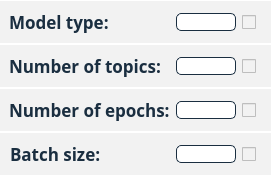
                        <widget class="QWidget" name="tab_settings_avitm_3">
                         <property name="styleSheet">
                          <string notr="true">background:white;
</string>
                         </property>
                         <attribute name="title">
                          <string>Settings</string>
                         </attribute>
                         <layout class="QVBoxLayout" name="verticalLayout_62">
                          <property name="spacing">
                           <number>0</number>
                          </property>
                          <property name="leftMargin">
                           <number>0</number>
                          </property>
                          <property name="topMargin">
                           <number>0</number>
                          </property>
                          <property name="rightMargin">
                           <number>0</number>
                          </property>
                          <property name="bottomMargin">
                           <number>0</number>
                          </property>
                          <item>
                           <widget class="QFrame" name="frame_buttons_settings_avitm_3">
                            <property name="styleSheet">
                             <string notr="true">background-color: #F2F2F2;</string>
                            </property>
                            <property name="frameShape">
                             <enum>QFrame::NoFrame</enum>
                            </property>
                            <property name="frameShadow">
                             <enum>QFrame::Plain</enum>
                            </property>
                            <layout class="QHBoxLayout" name="horizontalLayout_86">
                             <property name="spacing">
                              <number>0</number>
                             </property>
                             <property name="leftMargin">
                              <number>0</number>
                             </property>
                             <property name="topMargin">
                              <number>0</number>
                             </property>
                             <property name="rightMargin">
                              <number>0</number>
                             </property>
                             <property name="bottomMargin">
                              <number>0</number>
                             </property>
                             <item>
                              <layout class="QVBoxLayout" name="layout_left_settings_avitm_5">
                               <property name="spacing">
                                <number>0</number>
                               </property>
                               <item>
                                <widget class="QFrame" name="frame_alpha_7">
                                 <property name="styleSheet">
                                  <string notr="true">border-bottom: 0.5px solid #FFFFFF;
border-right: 0.5px solid #FFFFFF;
border-top: 1px solid #FFFFFF;
</string>
                                 </property>
                                 <property name="frameShape">
                                  <enum>QFrame::NoFrame</enum>
                                 </property>
                                 <property name="frameShadow">
                                  <enum>QFrame::Plain</enum>
                                 </property>
                                 <layout class="QHBoxLayout" name="horizontalLayout_87">
                                  <item>
                                   <widget class="QLabel" name="label_alpha_7">
                                    <property name="sizePolicy">
                                     <sizepolicy hsizetype="Minimum" vsizetype="Preferred">
                                      <horstretch>0</horstretch>
                                      <verstretch>0</verstretch>
                                     </sizepolicy>
                                    </property>
                                    <property name="maximumSize">
                                     <size>
                                      <width>16777215</width>
                                      <height>16777215</height>
                                     </size>
                                    </property>
                                    <property name="font">
                                     <font>
                                      <family>Avenir</family>
                                      <pointsize>13</pointsize>
                                      <weight>75</weight>
                                      <italic>false</italic>
                                      <bold>true</bold>
                                     </font>
                                    </property>
                                    <property name="toolTip">
                                     <string>&lt;html&gt;&lt;head/&gt;&lt;body&gt;&lt;p&gt;&lt;span style=&quot; font-weight:400;&quot;&gt;The weight of each topic.&lt;/span&gt;&lt;/p&gt;&lt;/body&gt;&lt;/html&gt;</string>
                                    </property>
                                    <property name="styleSheet">
                                     <string notr="true">font: 87 13pt &quot;Avenir&quot;;
color:#1A2E40;
font-weight: bold;
border:None;</string>
                                    </property>
                                    <property name="text">
                                     <string>Model type:</string>
                                    </property>
                                   </widget>
                                  </item>
                                  <item>
                                   <widget class="QLineEdit" name="lineEdit_alpha_7">
                                    <property name="sizePolicy">
                                     <sizepolicy hsizetype="Minimum" vsizetype="Fixed">
                                      <horstretch>0</horstretch>
                                      <verstretch>0</verstretch>
                                     </sizepolicy>
                                    </property>
                                    <property name="minimumSize">
                                     <size>
                                      <width>0</width>
                                      <height>0</height>
                                     </size>
                                    </property>
                                    <property name="maximumSize">
                                     <size>
                                      <width>60</width>
                                      <height>16777215</height>
                                     </size>
                                    </property>
                                    <property name="styleSheet">
                                     <string notr="true">QLineEdit {	
	background-color: #FFFFFF;
	font: 87 italic 12pt &quot;Avenir&quot;;
	border-radius: 5px;
	border: 1px solid #1A2E40;
	color:black;
}</string>
                                    </property>
                                   </widget>
                                  </item>
                                  <item>
                                   <widget class="QCheckBox" name="checkBox_alpha_7">
                                    <property name="sizePolicy">
                                     <sizepolicy hsizetype="Fixed" vsizetype="Fixed">
                                      <horstretch>0</horstretch>
                                      <verstretch>0</verstretch>
                                     </sizepolicy>
                                    </property>
                                    <property name="styleSheet">
                                     <string notr="true">border:0px;</string>
                                    </property>
                                    <property name="text">
                                     <string/>
                                    </property>
                                   </widget>
                                  </item>
                                 </layout>
                                </widget>
                               </item>
                               <item>
                                <widget class="QFrame" name="frame_lda_nr_topics_7">
                                 <property name="styleSheet">
                                  <string notr="true">border-bottom: 0.5px solid #FFFFFF;
border-right: 0.5px solid #FFFFFF;
border-top: 0.5px solid #FFFFFF;
</string>
                                 </property>
                                 <property name="frameShape">
                                  <enum>QFrame::NoFrame</enum>
                                 </property>
                                 <property name="frameShadow">
                                  <enum>QFrame::Plain</enum>
                                 </property>
                                 <layout class="QHBoxLayout" name="horizontalLayout_88">
                                  <item>
                                   <widget class="QLabel" name="label_lda_nr_topics_7">
                                    <property name="sizePolicy">
                                     <sizepolicy hsizetype="Minimum" vsizetype="Preferred">
                                      <horstretch>0</horstretch>
                                      <verstretch>0</verstretch>
                                     </sizepolicy>
                                    </property>
                                    <property name="maximumSize">
                                     <size>
                                      <width>16777215</width>
                                      <height>16777215</height>
                                     </size>
                                    </property>
                                    <property name="font">
                                     <font>
                                      <family>Avenir</family>
                                      <pointsize>13</pointsize>
                                      <weight>75</weight>
                                      <italic>false</italic>
                                      <bold>true</bold>
                                     </font>
                                    </property>
                                    <property name="toolTip">
                                     <string>&lt;html&gt;&lt;head/&gt;&lt;body&gt;&lt;p&gt;&lt;span style=&quot; font-weight:400;&quot;&gt;The weight of each word in the vocabulary.&lt;/span&gt;&lt;/p&gt;&lt;/body&gt;&lt;/html&gt;</string>
                                    </property>
                                    <property name="styleSheet">
                                     <string notr="true">font: 87 13pt &quot;Avenir&quot;;
color:#1A2E40;
font-weight: bold;
border:None;</string>
                                    </property>
                                    <property name="text">
                                     <string>Number of topics:</string>
                                    </property>
                                   </widget>
                                  </item>
                                  <item>
                                   <widget class="QLineEdit" name="lineEdit_lda_nr_topics_7">
                                    <property name="sizePolicy">
                                     <sizepolicy hsizetype="Minimum" vsizetype="Fixed">
                                      <horstretch>0</horstretch>
                                      <verstretch>0</verstretch>
                                     </sizepolicy>
                                    </property>
                                    <property name="minimumSize">
                                     <size>
                                      <width>0</width>
                                      <height>0</height>
                                     </size>
                                    </property>
                                    <property name="maximumSize">
                                     <size>
                                      <width>60</width>
                                      <height>16777215</height>
                                     </size>
                                    </property>
                                    <property name="styleSheet">
                                     <string notr="true">QLineEdit {	
	background-color: #FFFFFF;
	font: 87 italic 12pt &quot;Avenir&quot;;
	border-radius: 5px;
	border: 1px solid #1A2E40;
	color:black;
}</string>
                                    </property>
                                   </widget>
                                  </item>
                                  <item>
                                   <widget class="QCheckBox" name="checkBox_lda_nr_topics_7">
                                    <property name="sizePolicy">
                                     <sizepolicy hsizetype="Fixed" vsizetype="Fixed">
                                      <horstretch>0</horstretch>
                                      <verstretch>0</verstretch>
                                     </sizepolicy>
                                    </property>
                                    <property name="styleSheet">
                                     <string notr="true">border:0px;</string>
                                    </property>
                                    <property name="text">
                                     <string/>
                                    </property>
                                   </widget>
                                  </item>
                                 </layout>
                                </widget>
                               </item>
                               <item>
                                <widget class="QFrame" name="frame_optimize_interval_7">
                                 <property name="styleSheet">
                                  <string notr="true">border-bottom: 0.5px solid #FFFFFF;
border-right: 0.5px solid #FFFFFF;
border-top: 0.5px solid #FFFFFF;
</string>
                                 </property>
                                 <property name="frameShape">
                                  <enum>QFrame::NoFrame</enum>
                                 </property>
                                 <property name="frameShadow">
                                  <enum>QFrame::Plain</enum>
                                 </property>
                                 <layout class="QHBoxLayout" name="horizontalLayout_89">
                                  <item>
                                   <widget class="QLabel" name="label_optmize_interval_7">
                                    <property name="sizePolicy">
                                     <sizepolicy hsizetype="Minimum" vsizetype="Preferred">
                                      <horstretch>0</horstretch>
                                      <verstretch>0</verstretch>
                                     </sizepolicy>
                                    </property>
                                    <property name="maximumSize">
                                     <size>
                                      <width>16777215</width>
                                      <height>16777215</height>
                                     </size>
                                    </property>
                                    <property name="font">
                                     <font>
                                      <family>Avenir</family>
                                      <pointsize>13</pointsize>
                                      <weight>75</weight>
                                      <italic>false</italic>
                                      <bold>true</bold>
                                     </font>
                                    </property>
                                    <property name="toolTip">
                                     <string>&lt;html&gt;&lt;head/&gt;&lt;body&gt;&lt;p&gt;&lt;span style=&quot; font-weight:400;&quot;&gt;The weight of each topic in each document.&lt;/span&gt;&lt;/p&gt;&lt;/body&gt;&lt;/html&gt;</string>
                                    </property>
                                    <property name="styleSheet">
                                     <string notr="true">font: 87 13pt &quot;Avenir&quot;;
color:#1A2E40;
font-weight: bold;
border:None;</string>
                                    </property>
                                    <property name="text">
                                     <string>Number of epochs:</string>
                                    </property>
                                   </widget>
                                  </item>
                                  <item>
                                   <widget class="QLineEdit" name="lineEdit_optimize_interval_7">
                                    <property name="sizePolicy">
                                     <sizepolicy hsizetype="Minimum" vsizetype="Fixed">
                                      <horstretch>0</horstretch>
                                      <verstretch>0</verstretch>
                                     </sizepolicy>
                                    </property>
                                    <property name="minimumSize">
                                     <size>
                                      <width>0</width>
                                      <height>0</height>
                                     </size>
                                    </property>
                                    <property name="maximumSize">
                                     <size>
                                      <width>60</width>
                                      <height>16777215</height>
                                     </size>
                                    </property>
                                    <property name="styleSheet">
                                     <string notr="true">QLineEdit {	
	background-color: #FFFFFF;
	font: 87 italic 12pt &quot;Avenir&quot;;
	border-radius: 5px;
	border: 1px solid #1A2E40;
	color:black;
}</string>
                                    </property>
                                   </widget>
                                  </item>
                                  <item>
                                   <widget class="QCheckBox" name="checkBox_optimize_interval_7">
                                    <property name="sizePolicy">
                                     <sizepolicy hsizetype="Fixed" vsizetype="Fixed">
                                      <horstretch>0</horstretch>
                                      <verstretch>0</verstretch>
                                     </sizepolicy>
                                    </property>
                                    <property name="minimumSize">
                                     <size>
                                      <width>0</width>
                                      <height>0</height>
                                     </size>
                                    </property>
                                    <property name="styleSheet">
                                     <string notr="true">border:0px;</string>
                                    </property>
                                    <property name="text">
                                     <string/>
                                    </property>
                                   </widget>
                                  </item>
                                 </layout>
                                </widget>
                               </item>
                               <item>
                                <widget class="QFrame" name="frame_nr_threads_7">
                                 <property name="styleSheet">
                                  <string notr="true">border-bottom: 1px solid #FFFFFF;
border-right: 0.5px solid #FFFFFF;
border-top: 0.5px solid #FFFFFF;
</string>
                                 </property>
                                 <property name="frameShape">
                                  <enum>QFrame::StyledPanel</enum>
                                 </property>
                                 <property name="frameShadow">
                                  <enum>QFrame::Plain</enum>
                                 </property>
                                 <layout class="QHBoxLayout" name="horizontalLayout_90">
                                  <item>
                                   <widget class="QLabel" name="label_nr_threads_7">
                                    <property name="sizePolicy">
                                     <sizepolicy hsizetype="Minimum" vsizetype="Preferred">
                                      <horstretch>0</horstretch>
                                      <verstretch>0</verstretch>
                                     </sizepolicy>
                                    </property>
                                    <property name="maximumSize">
                                     <size>
                                      <width>16777215</width>
                                      <height>16777215</height>
                                     </size>
                                    </property>
                                    <property name="font">
                                     <font>
                                      <family>Avenir</family>
                                      <pointsize>13</pointsize>
                                      <weight>75</weight>
                                      <italic>false</italic>
                                      <bold>true</bold>
                                     </font>
                                    </property>
                                    <property name="toolTip">
                                     <string>&lt;html&gt;&lt;head/&gt;&lt;body&gt;&lt;p&gt;&lt;span style=&quot; font-weight:400;&quot;&gt;The weight of each topic in each document.&lt;/span&gt;&lt;/p&gt;&lt;/body&gt;&lt;/html&gt;</string>
                                    </property>
                                    <property name="styleSheet">
                                     <string notr="true">font: 87 13pt &quot;Avenir&quot;;
color:#1A2E40;
font-weight: bold;
border:None;</string>
                                    </property>
                                    <property name="text">
                                     <string>Batch size:</string>
                                    </property>
                                   </widget>
                                  </item>
                                  <item>
                                   <widget class="QLineEdit" name="lineEdit_nr_threads_7">
                                    <property name="sizePolicy">
                                     <sizepolicy hsizetype="Minimum" vsizetype="Fixed">
                                      <horstretch>0</horstretch>
                                      <verstretch>0</verstretch>
                                     </sizepolicy>
                                    </property>
                                    <property name="minimumSize">
                                     <size>
                                      <width>0</width>
                                      <height>0</height>
                                     </size>
                                    </property>
                                    <property name="maximumSize">
                                     <size>
                                      <width>60</width>
                                      <height>16777215</height>
                                     </size>
                                    </property>
                                    <property name="styleSheet">
                                     <string notr="true">QLineEdit {	
	background-color: #FFFFFF;
	font: 87 italic 12pt &quot;Avenir&quot;;
	border-radius: 5px;
	border: 1px solid #1A2E40;
	color:black;
}</string>
                                    </property>
                                   </widget>
                                  </item>
                                  <item>
                                   <widget class="QCheckBox" name="checkBox_nr_threads_7">
                                    <property name="sizePolicy">
                                     <sizepolicy hsizetype="Fixed" vsizetype="Fixed">
                                      <horstretch>0</horstretch>
                                      <verstretch>0</verstretch>
                                     </sizepolicy>
                                    </property>
                                    <property name="styleSheet">
                                     <string notr="true">border:0px;</string>
                                    </property>
                                    <property name="text">
                                     <string/>
                                    </property>
                                   </widget>
                                  </item>
                                 </layout>
                                </widget>
                               </item>
                              </layout>
                             </item>
                            </layout>
                           </widget>
                          </item>
                         </layout>
                        </widget>
